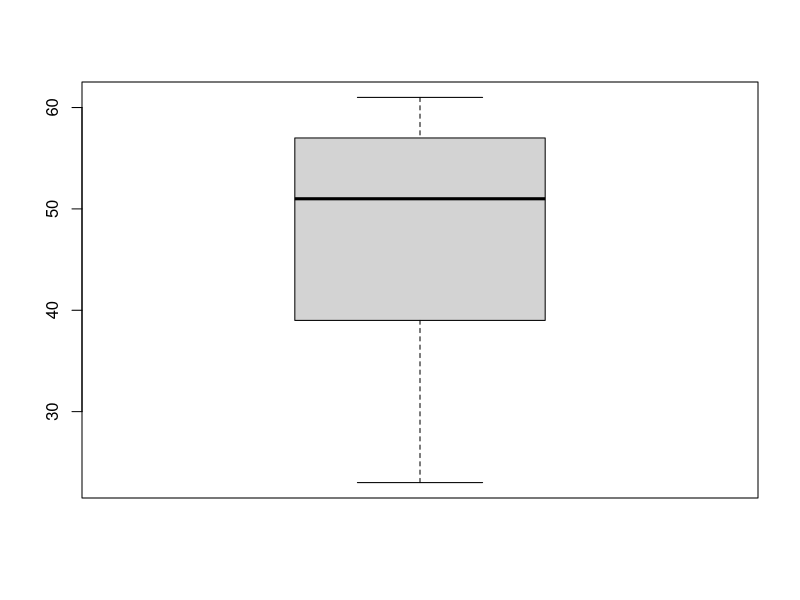
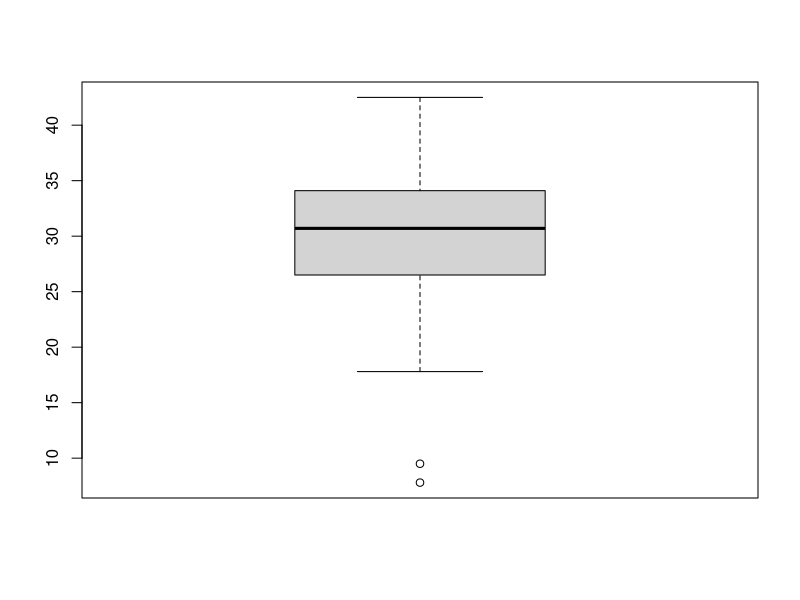
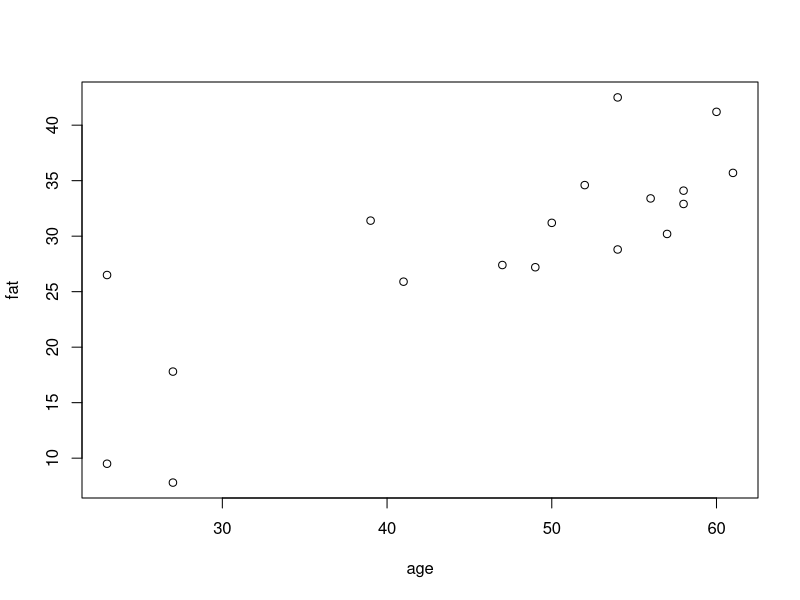
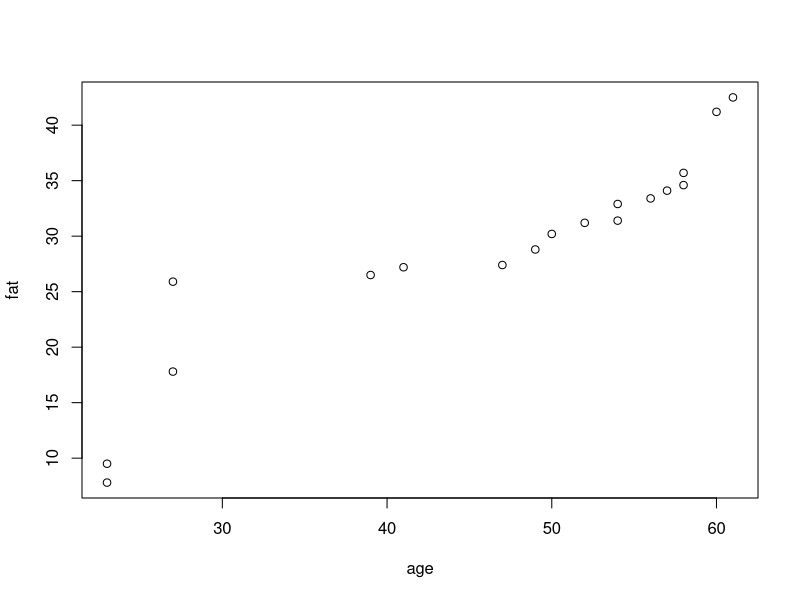

Write R code to recreate these figures, in order.
age <- c(23,23,27,27,39,41,47,49,50,52,54,54,56,57,58,58,60,61)

fat <- c(9.5,26.5,7.8,17.8,31.4,25.9,27.4,27.2,31.2,34.6,42.5,28.8,33.4,30.2,34.1,32.9,41.2,35.7)

mean(age)
median(age)
sd(age)

mean(fat)
median(fat)
sd(fat)

boxplot(age)
boxplot(fat)

plot(age, fat)

qqplot(age, fat)
